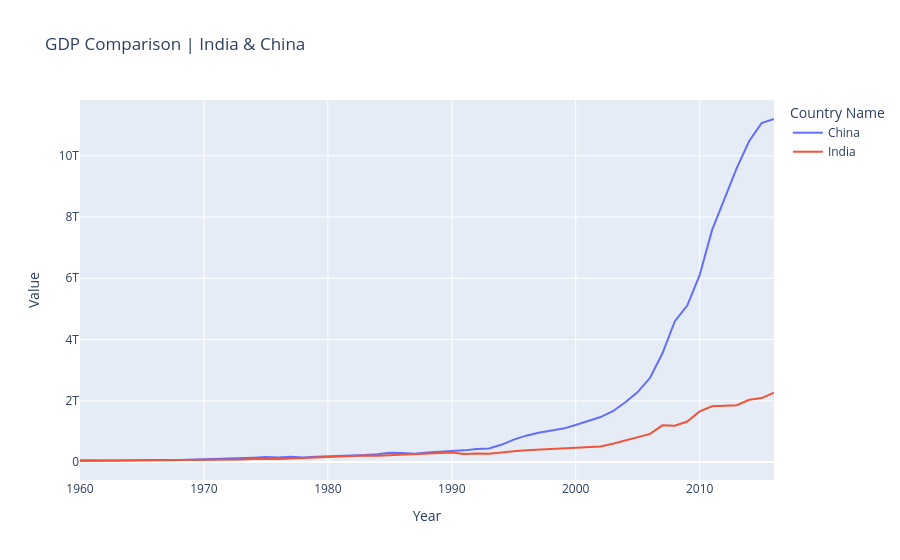

The cell this chart's notebook holds for it:
### Markdown cell above
## India vs. China

### Code cell
china = df[df['Country Name'] == 'China']
india = df[df['Country Name'] == 'India']
compare_df = pd.concat([china, india], axis=0)

fig = px.line(compare_df, x='Year', y='Value', title='GDP Comparison | India & China', color='Country Name')
pyo.plot(fig, filename='output/india_china_gdp.html', auto_open=False)
fig
